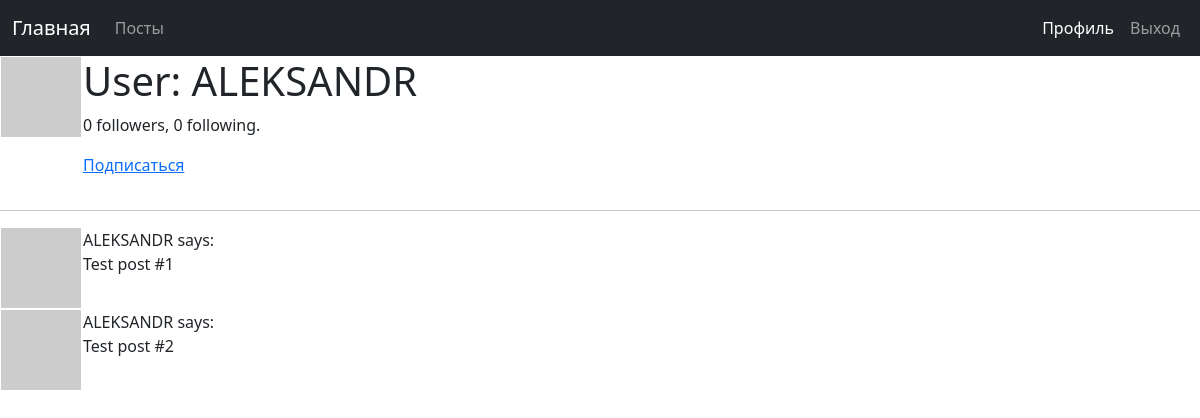
The page /user/ALEKSANDR (signed in) on the database its author committed.
### app/models.py (models this page shows, shortened)
class User(UserMixin, db.Model):
    id = db.Column(db.Integer, primary_key=True)
    username = db.Column(db.String(64), index=True, unique=True)
    email = db.Column(db.String(120), index=True, unique=True)
    password_hash = db.Column(db.String(128))
    posts = db.relationship('Post', backref='author', lazy='dynamic')
    about_me = db.Column(db.String(140))
    last_seen = db.Column(db.DateTime, default=datetime.utcnow())
    followed = db.relationship('User', secondary=followers,
                               primaryjoin=(followers.c.follower_id == id),
                               secondaryjoin=(followers.c.followed_id == id),
                               backref=db.backref('followers', lazy='dynamic'), lazy='dynamic')
    def is_following(self, user):
        return self.followed.filter(
            followers.c.followed_id == user.id).count() > 0
    def avatar(self, size):
        digest = md5(self.email.lower().encode('utf-8')).hexdigest()
        return 'https://www.gravatar.com/avatar/{}?d=identicon&s={}'.format(digest, size)

### app/routes.py (the view)
@app.route("/user/<username>")
@login_required
def user(username):
    user = User.query.filter_by(username=username).first_or_404()
    posts = [
        {'author': user, 'body': 'Test post #1'},
        {'author': user, 'body': 'Test post #2'}
    ]
    return render_template('user.html', user=user, posts=posts)

### app/models.py (called while the page is built)
@login.user_loader
def load_user(id):
    return User.query.get(int(id))

### app/routes.py (called while the page is built)
@app.before_request
def before_reauest():
    if current_user.is_authenticated:
        current_user.last_seen = datetime.utcnow()
        db.session.commit()

### app/templates/user.html (shortened to what this page needs)
{% extends "base.html" %}
{% block content %}
    <table>
        <tr valign="top">
            <td><img src="{{ user.avatar(128) }}"></td>
            <td>
                <h1>User: {{ user.username }}</h1>
                <p>{{ user.followers.count() }} followers, {{ user.followed.count() }} following.</p>
                {% if not current_user.is_following(user) %}
                <p><a href="{{ url_for('follow', username=user.username) }}">Подписаться</a></p>
                {% else %}
                <p><a href="{{ url_for('unfollow', username=user.username) }}">Отписаться</a></p>
                {% endif %}
            </td>
        </tr>
    </table>
    <hr>
    {% for post in posts %}
        {% include "_post.html" %}
    {% endfor %}
{% endblock %}

### app/templates/_post.html
<table>
    <tr valign="top">
        <td><img src="{{ post.author.avatar(36) }}"></td>
        <td>{{ post.author.username }} says:<br>{{ post.body }}</td>
    </tr>
</table>

### rows shown on the page
User: username "ALEKSANDR", author.username "ALEKSANDR" "ALEKSANDR"

### other values the page prints
{{ user.followers.count() }} "0"
{{ user.followed.count() }} "0"
{{ post.body }} "Test post #1" "Test post #2"
